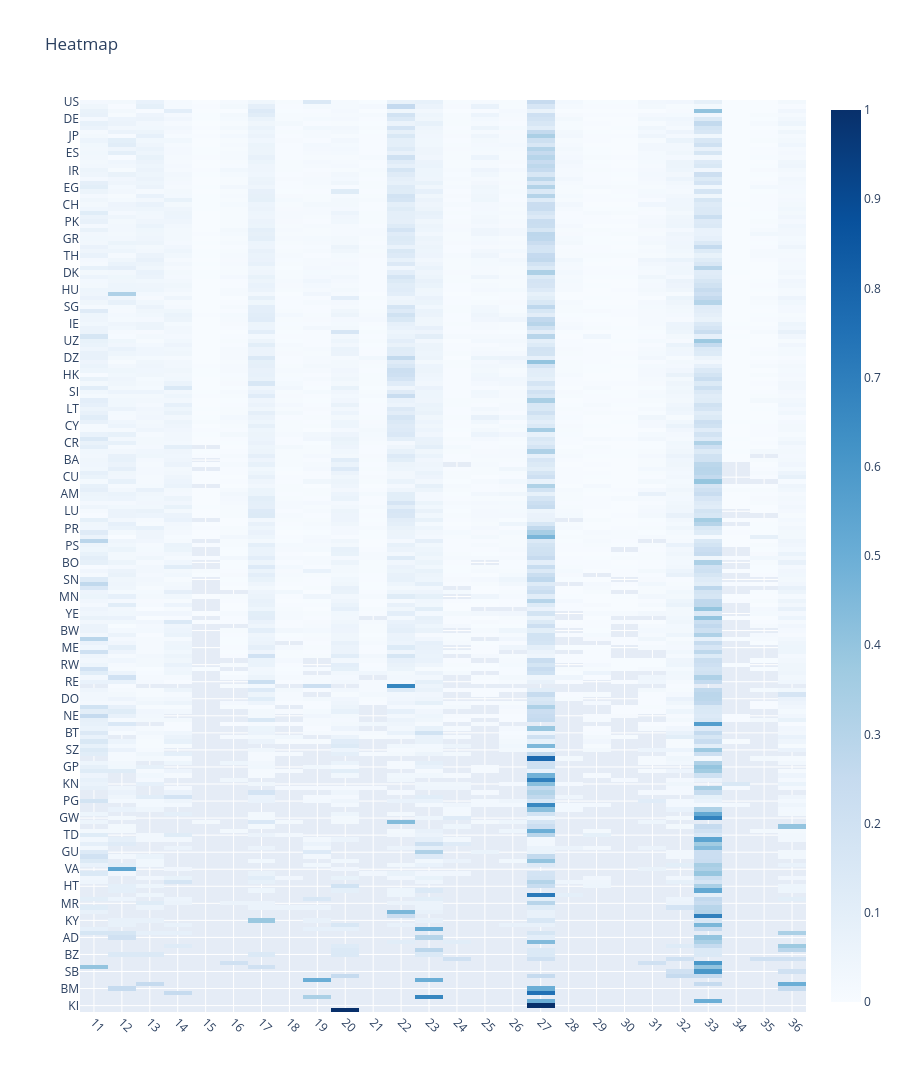

The notebook cell this image was saved under:
### Code cell
y_labels = df_cf.sum(axis=1).sort_values(ascending=False).index.to_list()
uf.plotly_heatmap(df_cf_prob.loc[y_labels],
                  x_labels=df_cf_prob.columns,
                  y_labels=y_labels,
                  colorscale="non")

### Figure 1 — Plotly figure (JSON) as saved in the notebook; plotly's stock layout.template omitted (floating-point values rounded to 4 significant figures; data arrays with more than 128 entries replaced by an {"elided": "..."} marker saying what was removed)
{"data": [{"colorscale": [[0.0, "rgb(247,251,255)"], [0.125, "rgb(222,235,247)"], [0.25, "rgb(198,219,239)"], [0.375, "rgb(158,202,225)"], [0.5, "rgb(107,174,214)"], [0.625, "rgb(66,146,198)"], [0.75, "rgb(33,113,181)"], [0.875, "rgb(8,81,156)"], [1.0, "rgb(8,48,107)"]], "customdata": {"elided": "214x26x2 str values"}, "hovertemplate": "<b>X: </b>%{customdata[0]}<br><b>Y: </b>%{customdata[1]}<br><b>Z: </b> %{z:.3f}<br><extra></extra>", "x": ["11", "12", "13", "14", "15", "16", "17", "18", "19", "20", "21", "22", "23", "24", "25", "26", "27", "28", "29", "30", "31", "32", "33", "34", "35", "36"], "y": {"elided": "214 str values"}, "z": {"elided": "214x26 float values"}, "type": "heatmap"}], "layout": {"xaxis": {"tickangle": 45, "automargin": true}, "yaxis": {"autorange": "reversed", "automargin": true}, "title": {"text": "Heatmap"}, "height": 4280}}
